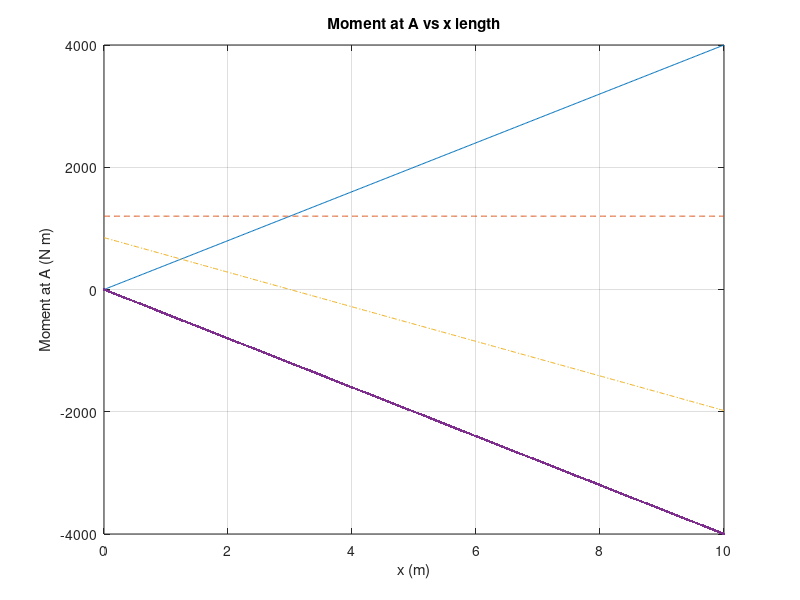

Recreate this plot in MATLAB. (Note: this script raises an error after producing the figure.)
%m = linspace(3,8,11)%3 to 8, with 11 spaces in between (therefore length 11)
%a = linspace(3,8,21)%3 to 8, with 21 spaces in between (therefore length 21)

%for i = 1:length(m)%so loops from 1 to 11
%    for j = 1:length(a)%ok so when i is 1, j loops from 1->11. Then when i=2, j loops again & it repeats till i=11
%        F(i,j) = m(i)*a(j);
%    end
%end
%For every i (there's 11), it has 21 calculations (because there's 21 j).
%11x21=231 therefore 231 calculations.

%F

%%%%%%%%%%%%%%%%%%%%%%%%%%%%%%%%%%%%%%%%%%%%%%%%%%%%%%%%%%%%%%%%%%%%%%%%%%%

x = linspace(0,10,501); %length 501
theta = linspace(0,180,401); %length 401

for i = 1:length(theta) %keep theta constant, iterate through x, repeat
    for j = 1:length(x)
        M(j,i) = x(j)*(400*cosd(theta(i)))+(3*400*sind(theta(i)));
    end
end

plot(x,M(:,1)); %0 degrees
hold on
grid on
plot(x,M(:,201), '--'); %90 degrees
plot(x,M(:,301),'-.'); %135 degrees
plot(x,M(:,401),'.-'); %180 degrees
	
label2=sprintf('%s = %2.1f %s','\theta',theta(201),'\circ');
label3=sprintf('%s = %2.1f %s','\theta',theta(301),'\circ');
label4=sprintf('%s = %2.1f %s','\theta',theta(401),'\circ');
title('Moment at A vs x length');
xlabel('x (m)');
ylabel('Moment at A (N m)');
legend(label1,label2,label3,label4);




    

















